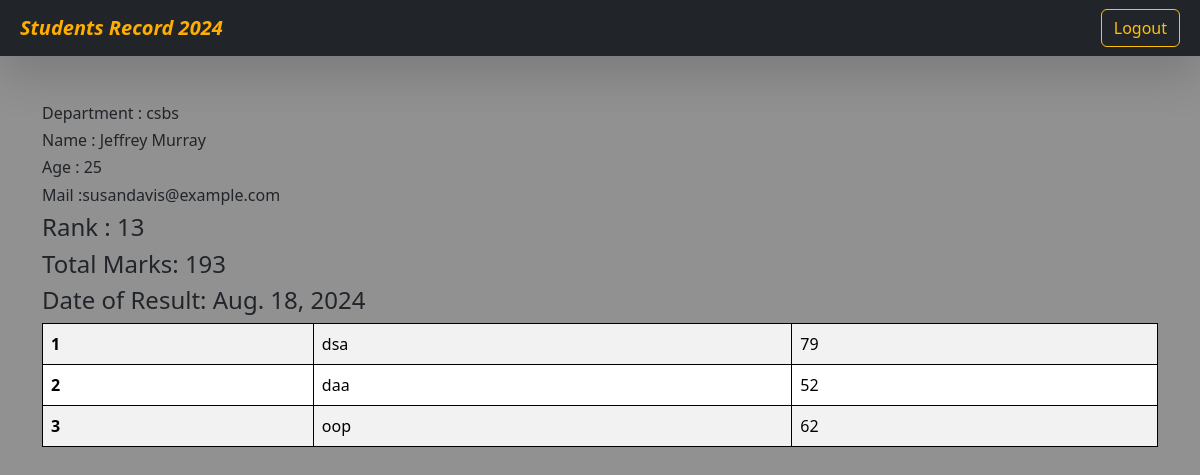
Screenshot of /see-marks/2/ with the database file from the repository.
### vege/models.py (models this page shows, shortened)
class Student(models.Model):
    department = models.ForeignKey(Department ,related_name = "depart" , on_delete = models.CASCADE)
    student_id = models.OneToOneField(StudentID, related_name="studentid" ,on_delete=models.CASCADE)
    student_name = models.CharField(max_length= 100)
    student_email = models.EmailField()
    student_age = models.IntegerField(default= 18)
    student_address = models.TextField()
    is_deleted = models.BooleanField(default = False)
    objects = StudentManager()
    admin_objects = models.Manager()
    class Meta:
        ordering = ['student_name']
        verbose_name="student"

class Department(models.Model):
    department= models.CharField(max_length=100)
    class Meta:
        ordering = ['department']

class SubjectMarks(models.Model):
    student = models.ForeignKey(Student , related_name= "studentmarks" , on_delete=models.CASCADE)
    subject = models.ForeignKey(Subject , on_delete=models.CASCADE)
    marks = models.IntegerField()
    class Meta:
        unique_together = ['student','subject']

class ReportCard(models.Model):
    student = models.ForeignKey(Student , related_name= "studentreportcard" , on_delete=models.CASCADE)
    student_rank = models.IntegerField()
    date_of_report_card_generation = models.DateField(auto_now_add=True)
    class Meta:
        unique_together=[ 'student_rank' , 'date_of_report_card_generation']

class Subject(models.Model):
    subject_name = models.CharField(max_length=100)

### vege/views.py (the view)
# urls.py: path('see-marks/<student_id>/', see_marks, name="see_marks"),
def see_marks(request , student_id):
    detail = Student.objects.filter(student_id__student_id = student_id)
    queryset = SubjectMarks.objects.filter(student__student_id__student_id = student_id)
    total_marks = queryset.aggregate(total_marks = Sum('marks'))
    return render(request, 'report/see_marks.html' ,{'queryset':queryset ,
                                                    'total_marks':total_marks ,
                                                    'detail':detail ,} )

### vege/models.py (called while the page is built)
    def get_queryset(self):
        return super().get_queryset().filter(is_deleted =  False)

### vege/templates/report/see_marks.html
{% extends "base.html" %}
{% block start %}
<nav class="navbar p-2 bg-dark shadow-lg " >
  <div class="container-fluid">
    <a class="navbar-brand fst-italic fw-bold text-centered" style="color: rgb(255, 174, 0);">Students Record 2024 </a>
    <form class="d-flex" role="search">
      <a  href="/student_logout/" class="btn btn-outline-warning" type="submit">
          Logout
      </a>
    </form>
  </div>
</nav>
<div class="container mt-5">
  {% for d in detail %}
    <h6>Department : {{ d.department.department }}</h6>
    <h6>Name : {{ d.student_name }}</h6>
    <h6>Age : {{ d.student_age }}</h6>
    <h6>Mail :{{ d.student_email }}</h6>
  {% endfor %}
  <div>
    <h4>Rank : {{queryset.first.student.studentreportcard.first.student_rank}}</h4>
    <h4>Total Marks: {{total_marks.total_marks}}</h4>
    <h4>Date of Result: {{queryset.first.student.studentreportcard.first.date_of_report_card_generation}}</h4>
  </div>
  <table class="table table-striped">
    <tbody>
        {% for marks in queryset %}
      <tr>
        <th scope="row">{{ forloop.counter }}</th>
        <b>
          <td>{{marks.subject.subject_name}}</td>
        </b>
        <td>{{ marks.marks }}</td>
      </tr>
      {% endfor %}
      </tbody>
  </table>
</div>
{% endblock %}

### home/templates/base.html (style rules this page uses)
table, th, td { border: 1px solid black; }

### rows the page displays
Student: department.department "csbs", student_name "Jeffrey Murray", student_age "25", student_email "susandavis@example.com"
SubjectMarks: first.student.studentreportcard.first.student_rank "13", first.student.studentreportcard.first.date_of_report_card_generation "Aug. 18, 2024", subject.subject_name "dsa", marks "79"
SubjectMarks: subject.subject_name "daa", marks "52"
SubjectMarks: subject.subject_name "oop", marks "62"

### other values shown
{{ total_marks.total_marks }} "193"
